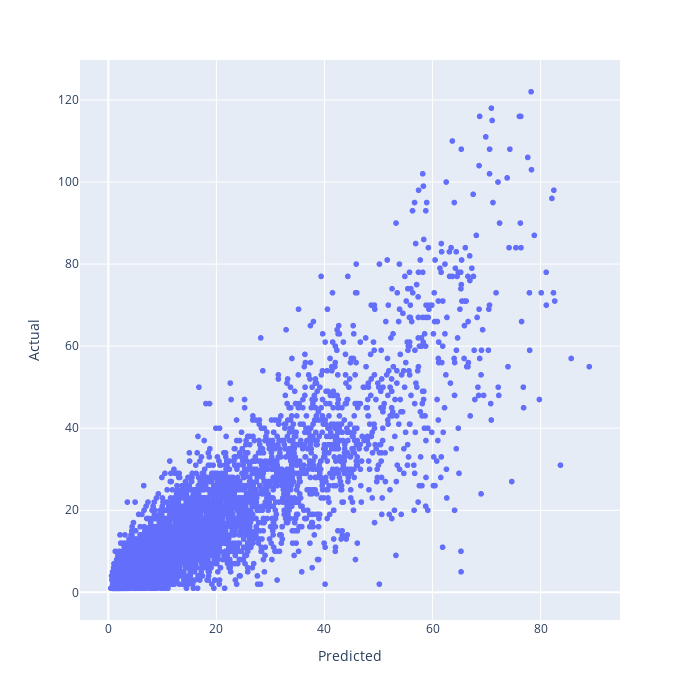

This figure's notebook cell:
### Code cell
# Plot
import plotly.express as px
fig = px.scatter(
    x=y2['predict'],
    y=y_test,
    labels={'x':"Predicted", 'y':'Actual'},
    width=700,
    height=700
)

fig.show()

### Figure 1 — Plotly figure (JSON) as saved in the notebook; plotly's stock layout.template omitted (floating-point values rounded to 4 significant figures; data arrays with more than 128 entries replaced by an {"elided": "..."} marker saying what was removed)
{"data": [{"hovertemplate": "Predicted=%{x}<br>Actual=%{y}<extra></extra>", "legendgroup": "", "marker": {"color": "#636efa", "symbol": "circle"}, "mode": "markers", "name": "", "showlegend": false, "type": "scattergl", "x": {"elided": "5319 float values"}, "xaxis": "x", "y": {"elided": "5319 int values"}, "yaxis": "y"}], "layout": {"height": 700, "legend": {"tracegroupgap": 0}, "margin": {"t": 60}, "width": 700, "xaxis": {"anchor": "y", "domain": [0, 1], "title": {"text": "Predicted"}}, "yaxis": {"anchor": "x", "domain": [0, 1], "title": {"text": "Actual"}}}}
